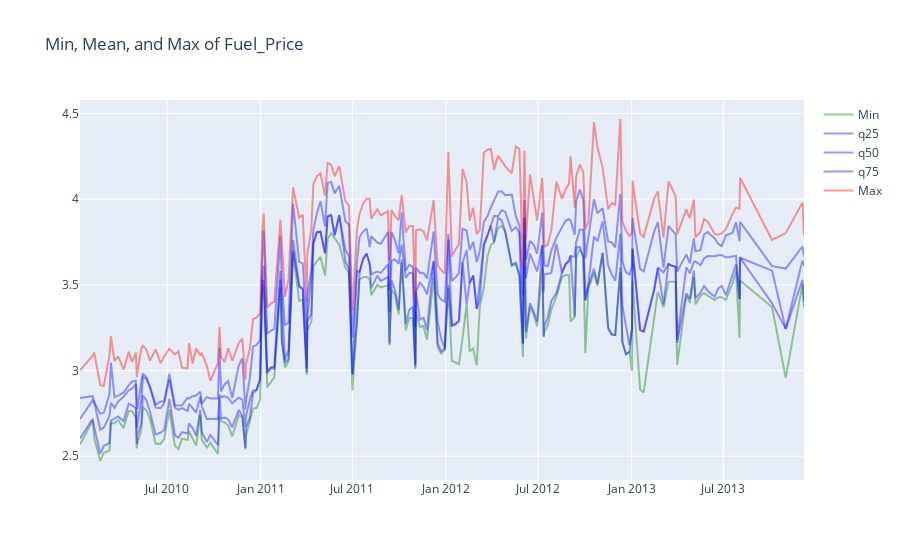

The code cell stored with this chart in its notebook:
### Code cell
plot_min_max_avg (features_agg, 'Fuel_Price')

### Figure 1 — Plotly figure (JSON) as saved in the notebook; plotly's stock layout.template omitted (floating-point values rounded to 4 significant figures; data arrays with more than 128 entries replaced by an {"elided": "..."} marker saying what was removed)
{"data": [{"line": {"color": "green"}, "name": "Min", "opacity": 0.4, "type": "scatter", "x": {"elided": "182 str values"}, "y": {"elided": "182 float values"}}, {"line": {"color": "blue"}, "name": "q25", "opacity": 0.4, "type": "scatter", "x": {"elided": "182 str values"}, "y": {"elided": "182 float values"}}, {"line": {"color": "blue"}, "name": "q50", "opacity": 0.4, "type": "scatter", "x": {"elided": "182 str values"}, "y": {"elided": "182 float values"}}, {"line": {"color": "blue"}, "name": "q75", "opacity": 0.4, "type": "scatter", "x": {"elided": "182 str values"}, "y": {"elided": "182 float values"}}, {"line": {"color": "red"}, "name": "Max", "opacity": 0.4, "type": "scatter", "x": {"elided": "182 str values"}, "y": {"elided": "182 float values"}}], "layout": {"title": {"text": "Min, Mean, and Max of Fuel_Price"}}}
